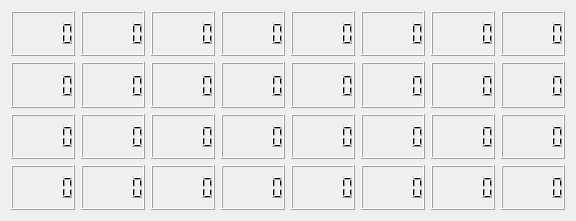
   <widget class="QWidget" name="gridLayoutWidget_4">
    <property name="geometry">
     <rect>
      <x>480</x>
      <y>270</y>
      <width>451</width>
      <height>221</height>
     </rect>
    </property>
    <layout class="QGridLayout" name="gridLayout_5">
     <item row="0" column="6">
      <widget class="QLCDNumber" name="lcd07_5"/>
     </item>
     <item row="2" column="7">
      <widget class="QLCDNumber" name="lcd28_5"/>
     </item>
     <item row="2" column="0">
      <widget class="QLCDNumber" name="lcd21_4"/>
     </item>
     <item row="1" column="0">
      <widget class="QLCDNumber" name="lcd10_5"/>
     </item>
     <item row="2" column="3">
      <widget class="QLCDNumber" name="lcd24_5"/>
     </item>
     <item row="0" column="1">
      <widget class="QLCDNumber" name="lcd01_5"/>
     </item>
     <item row="1" column="7">
      <widget class="QLCDNumber" name="lcd18_5"/>
     </item>
     <item row="2" column="2">
      <widget class="QLCDNumber" name="lcd23_5"/>
     </item>
     <item row="1" column="3">
      <widget class="QLCDNumber" name="lcd14_5"/>
     </item>
     <item row="0" column="5">
      <widget class="QLCDNumber" name="lcd06_5"/>
     </item>
     <item row="0" column="0">
      <widget class="QLCDNumber" name="lcd00_5"/>
     </item>
     <item row="0" column="7">
      <widget class="QLCDNumber" name="lcd08_5"/>
     </item>
     <item row="2" column="6">
      <widget class="QLCDNumber" name="lcd27_5"/>
     </item>
     <item row="1" column="6">
      <widget class="QLCDNumber" name="lcd17_5"/>
     </item>
     <item row="0" column="2">
      <widget class="QLCDNumber" name="lcd03_5"/>
     </item>
     <item row="2" column="5">
      <widget class="QLCDNumber" name="lcd26_5"/>
     </item>
     <item row="1" column="4">
      <widget class="QLCDNumber" name="lcd15_5"/>
     </item>
     <item row="2" column="1">
      <widget class="QLCDNumber" name="lcd22_5"/>
     </item>
     <item row="1" column="1">
      <widget class="QLCDNumber" name="lcd11_5"/>
     </item>
     <item row="2" column="4">
      <widget class="QLCDNumber" name="lcd25_5"/>
     </item>
     <item row="1" column="5">
      <widget class="QLCDNumber" name="lcd16_5"/>
     </item>
     <item row="1" column="2">
      <widget class="QLCDNumber" name="lcd12_5"/>
     </item>
     <item row="0" column="3">
      <widget class="QLCDNumber" name="lcd04_5"/>
     </item>
     <item row="0" column="4">
      <widget class="QLCDNumber" name="lcd05_5"/>
     </item>
     <item row="3" column="2">
      <widget class="QLCDNumber" name="lcd33_5"/>
     </item>
     <item row="3" column="3">
      <widget class="QLCDNumber" name="lcd34_5"/>
     </item>
     <item row="3" column="4">
      <widget class="QLCDNumber" name="lcd35_5"/>
     </item>
     <item row="3" column="5">
      <widget class="QLCDNumber" name="lcd36_5"/>
     </item>
     <item row="3" column="6">
      <widget class="QLCDNumber" name="lcd37_5"/>
     </item>
     <item row="3" column="7">
      <widget class="QLCDNumber" name="lcd38_5"/>
     </item>
     <item row="3" column="0">
      <widget class="QLCDNumber" name="lcd31_5"/>
     </item>
     <item row="3" column="1">
      <widget class="QLCDNumber" name="lcd32_5"/>
     </item>
    </layout>
   </widget>
